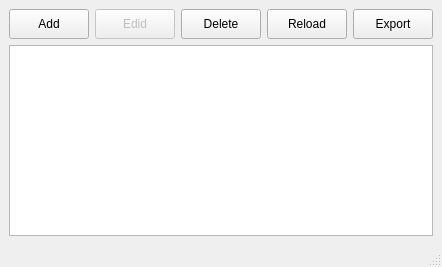
<?xml version="1.0" encoding="UTF-8"?>
<ui version="4.0">
 <class>MainWindow</class>
 <widget class="QMainWindow" name="MainWindow">
  <property name="geometry">
   <rect>
    <x>0</x>
    <y>0</y>
    <width>412</width>
    <height>267</height>
   </rect>
  </property>
  <property name="windowTitle">
   <string>MainWindow</string>
  </property>
  <widget class="QWidget" name="centralwidget">
   <layout class="QGridLayout" name="gridLayout">
    <item row="1" column="0" colspan="5">
     <widget class="QTableView" name="TableView">
      <property name="font">
       <font>
        <pointsize>12</pointsize>
       </font>
      </property>
      <property name="editTriggers">
       <set>QAbstractItemView::AnyKeyPressed|QAbstractItemView::DoubleClicked</set>
      </property>
      <property name="selectionMode">
       <enum>QAbstractItemView::SingleSelection</enum>
      </property>
      <property name="selectionBehavior">
       <enum>QAbstractItemView::SelectRows</enum>
      </property>
      <property name="sortingEnabled">
       <bool>true</bool>
      </property>
     </widget>
    </item>
    <item row="0" column="0">
     <widget class="QPushButton" name="BTNAdd">
      <property name="minimumSize">
       <size>
        <width>0</width>
        <height>30</height>
       </size>
      </property>
      <property name="text">
       <string>Add</string>
      </property>
     </widget>
    </item>
    <item row="0" column="3">
     <widget class="QPushButton" name="BTNReload">
      <property name="minimumSize">
       <size>
        <width>0</width>
        <height>30</height>
       </size>
      </property>
      <property name="text">
       <string>Reload</string>
      </property>
     </widget>
    </item>
    <item row="0" column="4">
     <widget class="QPushButton" name="BTNExport">
      <property name="minimumSize">
       <size>
        <width>0</width>
        <height>30</height>
       </size>
      </property>
      <property name="text">
       <string>Export</string>
      </property>
     </widget>
    </item>
    <item row="0" column="2">
     <widget class="QPushButton" name="BTNDelete">
      <property name="minimumSize">
       <size>
        <width>0</width>
        <height>30</height>
       </size>
      </property>
      <property name="text">
       <string>Delete</string>
      </property>
     </widget>
    </item>
    <item row="0" column="1">
     <widget class="QPushButton" name="BTNEdit">
      <property name="enabled">
       <bool>false</bool>
      </property>
      <property name="minimumSize">
       <size>
        <width>0</width>
        <height>30</height>
       </size>
      </property>
      <property name="text">
       <string>Edid</string>
      </property>
     </widget>
    </item>
   </layout>
  </widget>
  <widget class="QStatusBar" name="statusbar"/>
 </widget>
 <resources/>
 <connections/>
</ui>
